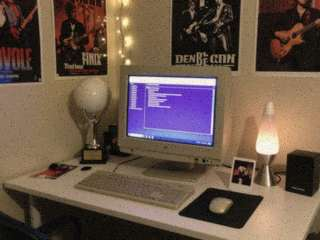
#> input picture assets/img/photo_desk.jpg, 320 x 240 px, given in place of team.png, which was not available
$ python build_assets.py
#> lines starting #> are read from the running program, lines starting #| are printed output that depends on the picture
#!/usr/bin/env python3
"""Build every shipping raster for the Marcy site.

Sources: .impeccable/raw/*.png (generated, see assets/img/PROVENANCE.json)
Outputs: assets/img/*
Run: python3 tools/build_assets.py
"""
import io
import math
import os
import random

from PIL import Image, ImageDraw, ImageEnhance, ImageFilter, ImageFont

ROOT = os.path.abspath(os.path.join(os.path.dirname(__file__), ".."))
RAW = os.path.join(ROOT, ".impeccable", "raw")
OUT = os.path.join(ROOT, "assets", "img")
os.makedirs(OUT, exist_ok=True)

VERDANA_B = "/mnt/c/Windows/Fonts/verdanab.ttf"
VERDANA = "/mnt/c/Windows/Fonts/verdana.ttf"

random.seed(1999)


# ---------------------------------------------------------------- helpers

def jpeg_crush(im, path, quality=42, passes=2, final=72):
    buf = io.BytesIO()
    im.save(buf, "JPEG", quality=quality, subsampling=2, optimize=False)
    for _ in range(passes - 1):
        buf.seek(0)
        im2 = Image.open(buf).convert("RGB")
        buf = io.BytesIO()
        im2.save(buf, "JPEG", quality=min(92, quality + 22), subsampling=2)
    buf.seek(0)
    Image.open(buf).convert("RGB").save(path, "JPEG", quality=final, subsampling=2,
                                        optimize=True, progressive=False)
    return os.path.getsize(path)


def grain(im, sigma=7, opacity=0.10):
    n = Image.effect_noise(im.size, sigma).convert("L")
    n = n.convert("RGB")
    return Image.blend(im, n, opacity)


def vignette(im, strength=0.30):
    w, h = im.size
    mask = Image.new("L", (w, h), 0)
    d = ImageDraw.Draw(mask)
    d.ellipse((-w * 0.25, -h * 0.30, w * 1.25, h * 1.30), fill=255)
    mask = mask.filter(ImageFilter.GaussianBlur(min(w, h) // 8))
    dark = Image.new("RGB", (w, h), (0, 0, 0))
    return Image.composite(im, Image.blend(im, dark, strength), mask)


def photo(src, name, w=360, h=270, warm=(1.03, 0.985, 0.94), sat=0.92, bright=1.0):
#> called with src = 'team.png', name = 'photo_team', w = 400, h = 300, warm = (1.04, 0.99, 0.93), sat = 0.92, bright = 1
    im = Image.open(os.path.join(RAW, src)).convert("RGB")
#> im is the input picture: PIL image 320x240 RGB; mean R, G, B 105.8, 85.9, 74
    sw, sh = im.size
#> sw = 320; sh = 240
    target = w / h
    if sw / sh > target:
        nw = int(sh * target)
        im = im.crop(((sw - nw) // 2, 0, (sw + nw) // 2, sh))
    else:
        nh = int(sw / target)
#> nh = 240
        im = im.crop((0, (sh - nh) // 2, sw, (sh + nh) // 2))
    im = im.resize((w, h), Image.LANCZOS)
#> im: PIL image 400x300 RGB
    im = ImageEnhance.Color(im).enhance(sat)
    im = ImageEnhance.Brightness(im).enhance(bright)
    r, g, b = im.split()
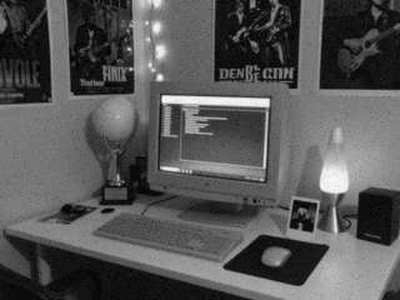
#> g: PIL image 400x300 L; min 0, max 254, mean 85.9
    r = r.point(lambda v: min(255, int(v * warm[0])))
    g = g.point(lambda v: min(255, int(v * warm[1])))
    b = b.point(lambda v: min(255, int(v * warm[2])))
    im = Image.merge("RGB", (r, g, b))
    im = grain(im, 8, 0.13)
#> in grain, `n = Image.effect_noise(im.size, sigma).convert("L")`:
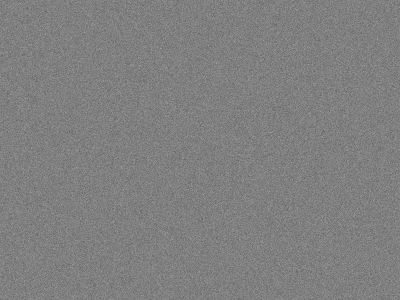
#> n: PIL image 400x300 L; min 93, max 163, mean 127.5
    im = vignette(im, 0.22)
#> in vignette, `mask = Image.new("L", (w, h), 0)`: mask: PIL image 400x300 L; every value is 0
#> in vignette, `mask = mask.filter(ImageFilter.GaussianBlur(min(w, h) // 8))`: mask: PIL image 400x300 L; every value is 255
#> in vignette, `dark = Image.new("RGB", (w, h), (0, 0, 0))`: dark: PIL image 400x300 RGB; every value is 0
    im = im.filter(ImageFilter.UnsharpMask(radius=1.2, percent=70, threshold=2))
    r, g, b = im.split()
    r = r.transform(r.size, Image.AFFINE, (1, 0, -0.9, 0, 1, 0))
    b = b.transform(b.size, Image.AFFINE, (1, 0, 0.9, 0, 1, 0))
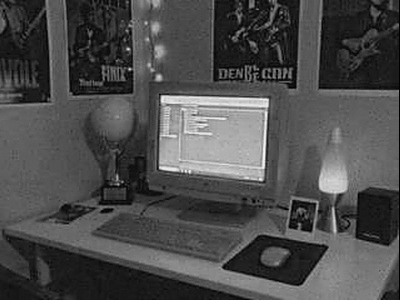
#> b: PIL image 400x300 L; min 0, max 248, mean 76
    im = Image.merge("RGB", (r, g, b))
    kb = jpeg_crush(im, os.path.join(OUT, name + ".jpg"), quality=32, passes=3, final=66)
    sm = im.resize((96, 72), Image.LANCZOS)
    ks = jpeg_crush(sm, os.path.join(OUT, name + "_sm.jpg"), quality=24, passes=3, final=54)
#> call 2 of jpeg_crush, with path = 'assets/img/photo_team_sm.jpg', quality = 24, passes = 3, final = 54
#> in jpeg_crush (call 2), `im2 = Image.open(buf).convert("RGB")`:
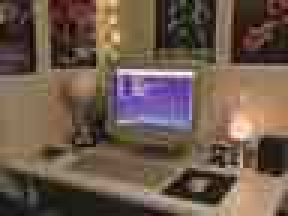
#> im2: PIL image 96x72 RGB (shown 3 times larger); mean R, G, B 109, 89.4, 76.4
    print(f"  {name}.jpg {w}x{h} {kb//1024}KB  sm {ks//1024}KB")
#|   photo_team.jpg 400x300 11KB  sm 1KB


# [215 lines left out: functions substrate, tiles, save_gif, gif_construct, gif_new, gif_star and 5 more, not called in this run]


if __name__ == "__main__":
    print("photos")
    photo("team.png", "photo_team", 400, 300, warm=(1.04, 0.99, 0.93))
    photo("piano.png", "photo_piano", 400, 300, warm=(1.08, 0.96, 0.88))
#> call 2 of photo, with src = 'piano.png', name = 'photo_piano', w = 400, h = 300, warm = (1.08, 0.96, 0.88), sat = 0.92, bright = 1
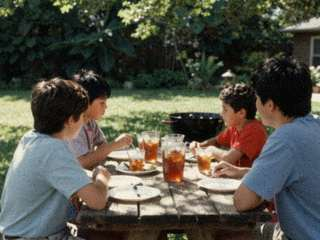
#> input picture assets/img/photo_family.jpg, 320 x 240 px, given in place of piano.png, which was not available
#> in photo, im is the input picture: PIL image 320x240 RGB; mean R, G, B 83.4, 82.6, 72.4
#> in photo (call 2), `b = b.point(lambda v: min(255, int(v * warm[2])))`:
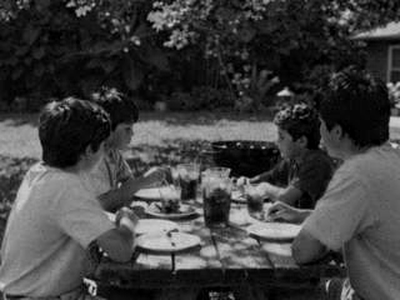
#> b: PIL image 400x300 L; min 0, max 215, mean 63.5
#> in photo (call 2), `r = r.transform(r.size, Image.AFFINE, (1, 0, -0.9, 0, 1, 0))`:
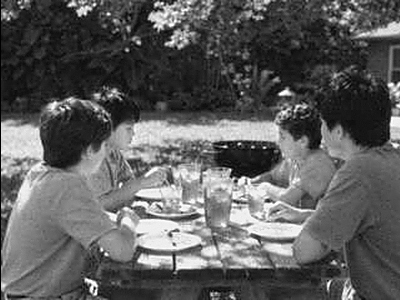
#> r: PIL image 400x300 L; min 0, max 255, mean 93.2
#|   photo_piano.jpg 400x300 14KB  sm 1KB
    photo("desk.png", "photo_desk", 400, 300, warm=(1.0, 0.97, 1.03))
#|   photo_desk.jpg 400x300 14KB  sm 1KB
    photo("family.png", "photo_family", 400, 300, warm=(1.06, 1.0, 0.9))
#> (the run stopped early here; a loop or call above may not have finished)
